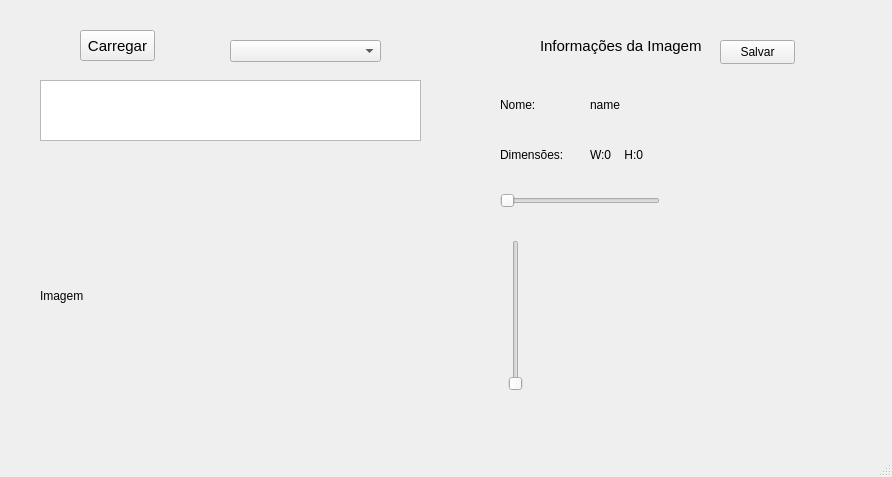
<?xml version="1.0" encoding="UTF-8"?>
<ui version="4.0">
 <class>MainWindow</class>
 <widget class="QMainWindow" name="MainWindow">
  <property name="geometry">
   <rect>
    <x>0</x>
    <y>0</y>
    <width>892</width>
    <height>477</height>
   </rect>
  </property>
  <property name="windowTitle">
   <string>MainWindow</string>
  </property>
  <widget class="QWidget" name="centralwidget">
   <widget class="QPushButton" name="carregar_imagem">
    <property name="geometry">
     <rect>
      <x>80</x>
      <y>30</y>
      <width>75</width>
      <height>31</height>
     </rect>
    </property>
    <property name="font">
     <font>
      <family>Arial</family>
      <pointsize>11</pointsize>
     </font>
    </property>
    <property name="text">
     <string>Carregar</string>
    </property>
   </widget>
   <widget class="QLabel" name="label_3">
    <property name="geometry">
     <rect>
      <x>540</x>
      <y>30</y>
      <width>191</width>
      <height>31</height>
     </rect>
    </property>
    <property name="font">
     <font>
      <family>Arial</family>
      <pointsize>11</pointsize>
     </font>
    </property>
    <property name="text">
     <string>Informações da Imagem</string>
    </property>
   </widget>
   <widget class="QLabel" name="dimensoes_imagem">
    <property name="geometry">
     <rect>
      <x>500</x>
      <y>140</y>
      <width>71</width>
      <height>30</height>
     </rect>
    </property>
    <property name="font">
     <font>
      <family>Arial</family>
      <pointsize>9</pointsize>
     </font>
    </property>
    <property name="text">
     <string>Dimensões:</string>
    </property>
   </widget>
   <widget class="QLabel" name="valor_dimensoes_imagem">
    <property name="geometry">
     <rect>
      <x>590</x>
      <y>140</y>
      <width>150</width>
      <height>30</height>
     </rect>
    </property>
    <property name="font">
     <font>
      <family>Arial</family>
      <pointsize>9</pointsize>
     </font>
    </property>
    <property name="text">
     <string>W:0    H:0</string>
    </property>
   </widget>
   <widget class="QLabel" name="nome_imagem">
    <property name="geometry">
     <rect>
      <x>500</x>
      <y>90</y>
      <width>50</width>
      <height>30</height>
     </rect>
    </property>
    <property name="font">
     <font>
      <family>Arial</family>
      <pointsize>9</pointsize>
     </font>
    </property>
    <property name="text">
     <string>Nome:</string>
    </property>
   </widget>
   <widget class="QLabel" name="valor_nome_imagem">
    <property name="geometry">
     <rect>
      <x>590</x>
      <y>90</y>
      <width>150</width>
      <height>30</height>
     </rect>
    </property>
    <property name="font">
     <font>
      <family>Arial</family>
      <pointsize>9</pointsize>
     </font>
    </property>
    <property name="text">
     <string>name</string>
    </property>
   </widget>
   <widget class="QSlider" name="slider_brilho">
    <property name="geometry">
     <rect>
      <x>500</x>
      <y>190</y>
      <width>160</width>
      <height>22</height>
     </rect>
    </property>
    <property name="orientation">
     <enum>Qt::Orientation::Horizontal</enum>
    </property>
   </widget>
   <widget class="QSlider" name="slider_contraste">
    <property name="geometry">
     <rect>
      <x>500</x>
      <y>240</y>
      <width>31</width>
      <height>151</height>
     </rect>
    </property>
    <property name="orientation">
     <enum>Qt::Orientation::Vertical</enum>
    </property>
   </widget>
   <widget class="QListWidget" name="lista_imagens">
    <property name="geometry">
     <rect>
      <x>40</x>
      <y>80</y>
      <width>381</width>
      <height>61</height>
     </rect>
    </property>
   </widget>
   <widget class="QLabel" name="imagem">
    <property name="geometry">
     <rect>
      <x>40</x>
      <y>160</y>
      <width>381</width>
      <height>271</height>
     </rect>
    </property>
    <property name="text">
     <string>Imagem</string>
    </property>
   </widget>
   <widget class="QComboBox" name="modo">
    <property name="geometry">
     <rect>
      <x>230</x>
      <y>40</y>
      <width>151</width>
      <height>22</height>
     </rect>
    </property>
   </widget>
   <widget class="QPushButton" name="salvar_imagem">
    <property name="geometry">
     <rect>
      <x>720</x>
      <y>40</y>
      <width>75</width>
      <height>24</height>
     </rect>
    </property>
    <property name="text">
     <string>Salvar</string>
    </property>
   </widget>
  </widget>
  <widget class="QMenuBar" name="menubar">
   <property name="geometry">
    <rect>
     <x>0</x>
     <y>0</y>
     <width>892</width>
     <height>22</height>
    </rect>
   </property>
  </widget>
  <widget class="QStatusBar" name="statusbar"/>
 </widget>
 <resources/>
 <connections/>
</ui>
